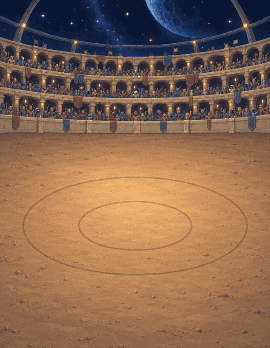
#> input picture tools/pixel/big/concept/ui/arena_colosseum_270.png, 270 x 348 px
$ python arena_ring.py concept/ui/arena_colosseum_270.png
#> lines starting #> are read from the running program, lines starting #| are printed output that depends on the picture; after the words box and inside, x2 and y2 are one past the last pixel; in counts of white or black regions, pixels touching at a corner belong together
# 콜로세움 바닥 원 다시 그리기(2026-10-17 사용자 "가운데 원이 좀 어색해 — 맵은 지구본처럼 둥글게 뒤로 넘어가는데 원은 그냥 타원형이고
#  큰 원과 중간의 작은 원도 정렬이 안 된 것 같아"):
#  코덱스 그림(bgconv 270×348)의 두 원 = 중심 · 납작함이 같은 평면 타원(위아래 간격 같음, 중심 y 225.5 — 바닥 빛 가운데 y 207보다 아래)
#  → 옛 원을 지우고(원 둘레 칸을 원과 수직 방향 2~3칸 밖 모래 칸으로 메움), 바닥 원근에 맞춘 원을 1칸 선으로 다시 그림.
#  바닥 원근 = 받침 두 개(battle.js 상대 y 156 · 납작함 0.31, 나 y 282 · 0.4384)에서 역산한 지평선 y −148 · 초점 981(그림 좌표, 카메라 높이 = 1):
#   땅 점(X, Z) → 화면 x = 135 + F·X/Z, y = −148 + F/Z. 원 가운데 = 두 받침의 깊이 가운데(y 208 — 빛 가운데와 같음), 반지름 = 가운데 깊이에서 폭 112 · 56칸.
#  입력 = concept/ui/arena_colosseum_270.png(옛 원이 있는 변환본 — 다시 돌려도 같은 결과), 출력 = assets/v2/bg/arena_colosseum.png
#  사용: python tools/pixel/big/arena_ring.py [--show 검토.png]
import sys, math, os
sys.stdout.reconfigure(encoding="utf-8")
from PIL import Image
import numpy as np

HERE = os.path.dirname(os.path.abspath(__file__))
SRC = os.path.join(HERE, 'concept', 'ui', 'arena_colosseum_270.png')
DST = os.path.join(HERE, '..', '..', '..', 'assets', 'v2', 'bg', 'arena_colosseum.png')
OLD = [(134.5, 225.5, 112.0, 49.0), (135.0, 225.5, 56.0, 24.5)]   # 옛 원(중심 x, y, 가로 · 세로 반지름 — ring 맞춤으로 잼)
YH, F, CX = -148.0, 981.0, 135.0
FOE_Y, ME_Y = 156.0, 282.0          # 받침 자리(battle.js EY − AY · PY − AY)
HALF = [112.0, 56.0]                # 새 원 가운데 깊이에서의 가로 반폭

im = Image.open(SRC).convert('RGB')
a = np.asarray(im).astype(np.int32).copy()
H, W, _ = a.shape
#> H = 348; W = 270
L = 0.3 * a[..., 0] + 0.59 * a[..., 1] + 0.11 * a[..., 2]
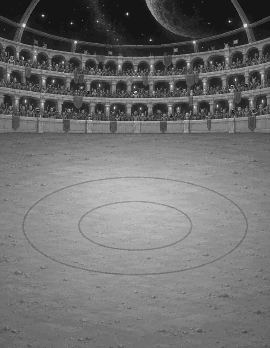
#> L: shape (348, 270) float64; min 21.77, max 222.5, mean 111.8

# ① 옛 원 지우기: 타원까지 거리(|F| / |∇F|) ≤ 1.6칸이고 원과 수직 방향 양쪽(3칸)보다 어두운 칸 → 그 방향 2~3칸 밖 칸 색
rng = np.random.default_rng(20261017)
ring = np.zeros((H, W), bool)
for (cx, cy, A, B) in OLD:
    for y in range(int(cy - B - 3), int(cy + B + 4)):
        for x in range(int(cx - A - 3), int(cx + A + 4)):
            if not (0 <= x < W and 0 <= y < H): continue
            u, v = (x - cx) / A, (y - cy) / B
            f = u * u + v * v - 1
            gx, gy = 2 * (x - cx) / (A * A), 2 * (y - cy) / (B * B)
            gn = math.hypot(gx, gy) or 1
            if abs(f) / gn <= 1.6: ring[y, x] = True
out = a.copy()
ys, xs = np.nonzero(ring)
fixed = 0
for y, x in zip(ys, xs):
    # 이 칸에서 가장 가까운 옛 원의 수직 방향
    best = None
    for (cx, cy, A, B) in OLD:
        u, v = (x - cx) / A, (y - cy) / B
        f = u * u + v * v - 1
        gx, gy = 2 * (x - cx) / (A * A), 2 * (y - cy) / (B * B)
        gn = math.hypot(gx, gy) or 1
        d = abs(f) / gn
        if best is None or d < best[0]: best = (d, gx / gn, gy / gn)
    _, nx, ny = best
    side = 1 if rng.random() < 0.5 else -1
    for s2 in (side, -side):
        for dist in (3, 2, 4):
            X, Y = int(round(x + nx * dist * s2)), int(round(y + ny * dist * s2))
            if 0 <= X < W and 0 <= Y < H and not ring[Y, X]:
                out[y, x] = a[Y, X]; fixed += 1; break
        else: continue
        break
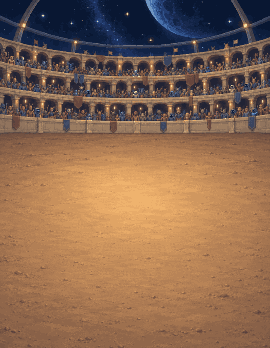
#> out: shape (348, 270, 3) int32; mean R, G, B 138.4, 104.7, 80.8
#> after the loop, fixed = 2550

# ② 새 원(바닥 원근): 땅 원 → 화면 칸 줄(8방향 1칸 선 — 꺾인 자리 L자 칸 뺌)
Zf, Zm = F / (FOE_Y - YH), F / (ME_Y - YH)
Zc = (Zf + Zm) / 2
def ring_px(R):
    pts = []
    for i in range(8000):
        t = 2 * math.pi * i / 8000
        Xg, Zg = R * math.cos(t), Zc + R * math.sin(t)
        pts.append((int(round(CX + F * Xg / Zg)), int(round(YH + F / Zg))))
    path = []
    for p in pts:
        if not path or path[-1] != p: path.append(p)
    if path[0] == path[-1]: path.pop()
    changed = True
    while changed:   # 앞뒤 칸이 8방향으로 붙으면 가운데(L자 모서리) 칸은 뺌
        changed = False; i = 0
        while i < len(path) and len(path) > 8:
            p0, p2 = path[i - 1], path[(i + 1) % len(path)]
            if max(abs(p0[0] - p2[0]), abs(p0[1] - p2[1])) <= 1: path.pop(i); changed = True
            else: i += 1
    return path
# 선 색 = 그 자리 모래 × 옛 원 선의 어둡기(옛 원 칸 / 수직 3칸 밖 칸, 색마다 중앙값)
ratios = []
for y, x in zip(ys, xs):
    if L[y, x] < np.median(L[max(0, y - 3):y + 4, max(0, x - 3):x + 4]) - 8: ratios.append(a[y, x] / np.maximum(1, out[y, x]))
#> after the loop, ratios = 1301 items, first 6: [0.929, 0.921, 0.941], [0.929, 0.921, 0.941], [0.929, 0.921, 0.941], [0.963, 0.962, 0.969], [0.929, 0.921, 0.941], [0.929, 0.921, 0.941]
K = np.median(np.array(ratios), axis=0) if ratios else np.array([0.82, 0.78, 0.76])
#> K = [0.837, 0.812, 0.876]
K = np.clip(K, 0.6, 0.95) ** 1.6   # 옛 원(1~2칸 굵기)과 비슷한 무게 — 1칸 선을 조금 더 진하게 + 아래 칸에 옅은 그늘
#> K = [0.752, 0.717, 0.809]
for R in [h * Zc / F for h in HALF]:
    for (x, y) in ring_px(R):
        if 0 <= x < W and 0 <= y < H:
            out[y, x] = np.clip(np.round(out[y, x] * K), 0, 255)
            if y + 1 < H: out[y + 1, x] = np.clip(np.round(out[y + 1, x] * 0.94), 0, 255)
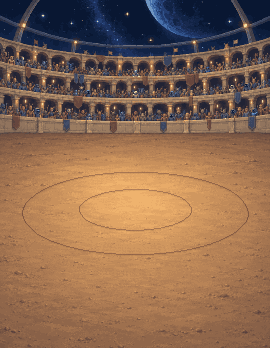
#> out: shape (348, 270, 3) int32; 1.48% of pixels changed, all inside (x1, y1, x2, y2) = (22, 172, 249, 256)
res = Image.fromarray(out.astype(np.uint8), 'RGB')
res.save(DST)
far = [YH + F / (Zc + h * Zc / F) for h in HALF]; near = [YH + F / (Zc - h * Zc / F) for h in HALF]; mid = YH + F / Zc
print(f'옛 원 칸 {int(ring.sum())} · 메움 {fixed} · 선 어둡기 {np.round(K, 3)}')
#| 옛 원 칸 2550 · 메움 2550 · 선 어둡기 [0.752 0.717 0.809]
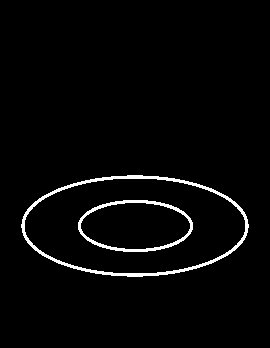
#> ring: shape (348, 270) bool; 2.7% white; 2 white regions, box (x1, y1, x2, y2) and area: (21, 175, 249, 277) 1712, (78, 200, 193, 252) 838
print(f'새 원 가운데 y {mid:.1f} · 큰 원 y {far[0]:.1f}~{near[0]:.1f} · 작은 원 y {far[1]:.1f}~{near[1]:.1f} · 먼 쪽 간격 {far[1] - far[0]:.1f} · 가까운 쪽 {near[0] - near[1]:.1f}')
if '--show' in sys.argv:
    o = sys.argv[sys.argv.index('--show') + 1]
    z = 3; A0 = im.resize((W * z, H * z), Image.NEAREST); B0 = res.resize((W * z, H * z), Image.NEAREST)
    sh = Image.new('RGB', (W * z, (190) * z * 2 + 8), (255, 255, 255))
    sh.paste(A0.crop((0, 140 * z, W * z, 330 * z)), (0, 0)); sh.paste(B0.crop((0, 140 * z, W * z, 330 * z)), (0, 190 * z + 8))
    sh.save(o); print('검토 →', o)

$ run again, with tools/pixel/big/concept/ui/arena_guide.png copied over tools/pixel/big/concept/ui/arena_colosseum_270.png
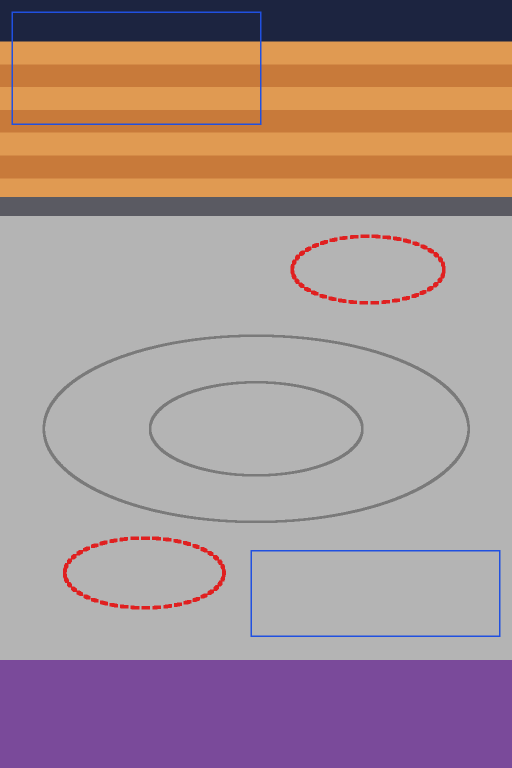
#> input picture tools/pixel/big/concept/ui/arena_guide.png, 1024 x 1536 px (shown at 1/2 size)
#> `L = 0.3 * a[..., 0] + 0.59 * a[..., 1] + 0.11 * a[..., 2]`:
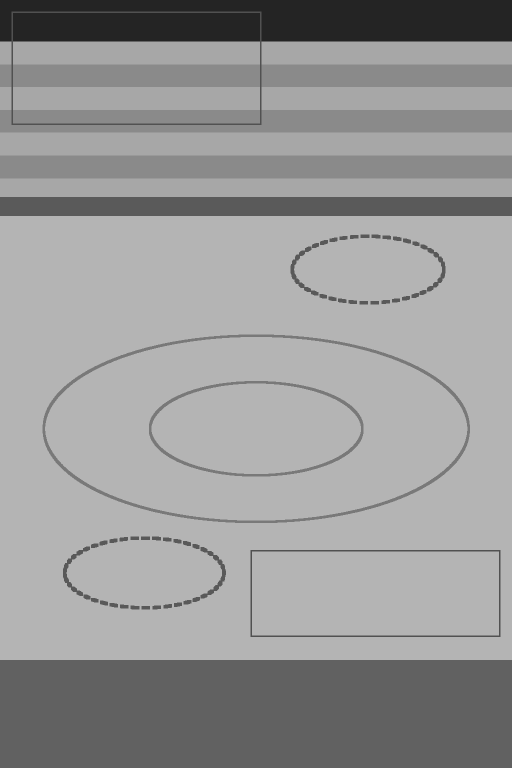
#> L: shape (1536, 1024) float64 (shown at 1/2 size); min 36.68, max 180, mean 151.7
#> after the loop `for y, x in zip(ys, xs):`: fixed = 2550
#> after the loop `for y, x in zip(ys, xs):`: ratios = 209 items, first 6: [0.143, 0.519, 2.73], [0.143, 0.519, 2.73], [0.143, 0.519, 2.73], [0.143, 0.519, 2.73], [0.143, 0.519, 2.73], [0.143, 0.519, 2.73]
#> `K = np.median(np.array(ratios), axis=0) if ratios else np.array([0.82,..`: K = [0.16, 0.656, 3.86]
#> `K = np.clip(K, 0.6, 0.95) ** 1.6`: K = [0.442, 0.509, 0.921]
#| 옛 원 칸 2550 · 메움 2550 · 선 어둡기 [0.442 0.509 0.921]
#> `print(f'옛 원 칸 {int(ring.sum())} · 메움 {fixed} · 선 어둡기 {np.round(K, 3)}')`:
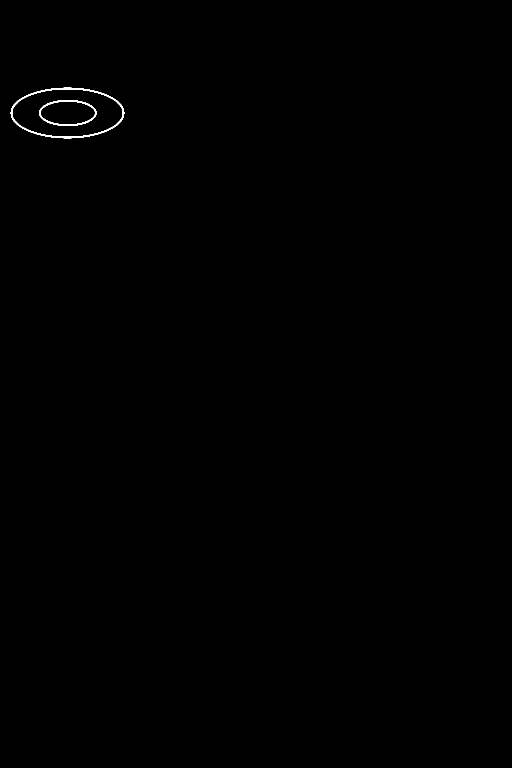
#> ring: shape (1536, 1024) bool (shown at 1/2 size); 0.16% white; 2 white regions, box (x1, y1, x2, y2) and area: (21, 175, 249, 277) 1712, (78, 200, 193, 252) 838
